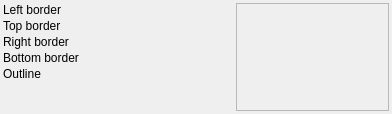
<ui version="4.0" >
 <class>uorBorderProp</class>
 <widget class="QWidget" name="uorBorderProp" >
  <property name="geometry" >
   <rect>
    <x>0</x>
    <y>0</y>
    <width>392</width>
    <height>114</height>
   </rect>
  </property>
  <property name="windowTitle" >
   <string>Form</string>
  </property>
  <layout class="QGridLayout" >
   <property name="margin" >
    <number>1</number>
   </property>
   <property name="spacing" >
    <number>1</number>
   </property>
   <item rowspan="2" row="0" column="0" >
    <layout class="QGridLayout" >
     <property name="margin" >
      <number>2</number>
     </property>
     <property name="spacing" >
      <number>2</number>
     </property>
     <item row="1" column="0" >
      <widget class="QLabel" name="m_labelTB" >
       <property name="sizePolicy" >
        <sizepolicy>
         <hsizetype>1</hsizetype>
         <vsizetype>1</vsizetype>
         <horstretch>0</horstretch>
         <verstretch>0</verstretch>
        </sizepolicy>
       </property>
       <property name="text" >
        <string>Top border</string>
       </property>
      </widget>
     </item>
     <item row="4" column="0" >
      <widget class="QLabel" name="m_labelOutline" >
       <property name="text" >
        <string>Outline</string>
       </property>
      </widget>
     </item>
     <item row="0" column="1" >
      <widget class="QFrame" name="m_leftBorderFrame" >
       <property name="frameShape" >
        <enum>QFrame::NoFrame</enum>
       </property>
       <property name="frameShadow" >
        <enum>QFrame::Plain</enum>
       </property>
       <property name="lineWidth" >
        <number>1</number>
       </property>
      </widget>
     </item>
     <item row="3" column="0" >
      <widget class="QLabel" name="m_labelBB" >
       <property name="text" >
        <string>Bottom border</string>
       </property>
      </widget>
     </item>
     <item row="4" column="1" >
      <widget class="QFrame" name="m_outlineBorderFrame" >
       <property name="frameShape" >
        <enum>QFrame::NoFrame</enum>
       </property>
       <property name="frameShadow" >
        <enum>QFrame::Raised</enum>
       </property>
      </widget>
     </item>
     <item row="2" column="0" >
      <widget class="QLabel" name="m_labelRB" >
       <property name="sizePolicy" >
        <sizepolicy>
         <hsizetype>1</hsizetype>
         <vsizetype>1</vsizetype>
         <horstretch>0</horstretch>
         <verstretch>0</verstretch>
        </sizepolicy>
       </property>
       <property name="text" >
        <string>Right border</string>
       </property>
      </widget>
     </item>
     <item row="3" column="1" >
      <widget class="QFrame" name="m_bottomBorderFrame" >
       <property name="frameShape" >
        <enum>QFrame::NoFrame</enum>
       </property>
       <property name="frameShadow" >
        <enum>QFrame::Raised</enum>
       </property>
      </widget>
     </item>
     <item row="1" column="1" >
      <widget class="QFrame" name="m_topBorderFrame" >
       <property name="frameShape" >
        <enum>QFrame::NoFrame</enum>
       </property>
       <property name="frameShadow" >
        <enum>QFrame::Raised</enum>
       </property>
      </widget>
     </item>
     <item row="2" column="1" >
      <widget class="QFrame" name="m_rightBorderFrame" >
       <property name="frameShape" >
        <enum>QFrame::NoFrame</enum>
       </property>
       <property name="frameShadow" >
        <enum>QFrame::Raised</enum>
       </property>
      </widget>
     </item>
     <item row="0" column="0" >
      <widget class="QLabel" name="m_labelLB" >
       <property name="sizePolicy" >
        <sizepolicy>
         <hsizetype>0</hsizetype>
         <vsizetype>0</vsizetype>
         <horstretch>0</horstretch>
         <verstretch>0</verstretch>
        </sizepolicy>
       </property>
       <property name="text" >
        <string>Left border</string>
       </property>
      </widget>
     </item>
     <item row="5" column="0" colspan="2" >
      <spacer>
       <property name="orientation" >
        <enum>Qt::Vertical</enum>
       </property>
       <property name="sizeHint" >
        <size>
         <width>20</width>
         <height>1</height>
        </size>
       </property>
      </spacer>
     </item>
     <item rowspan="6" row="0" column="2" >
      <widget class="QFrame" name="frame" >
       <property name="frameShape" >
        <enum>QFrame::StyledPanel</enum>
       </property>
       <property name="frameShadow" >
        <enum>QFrame::Raised</enum>
       </property>
      </widget>
     </item>
    </layout>
   </item>
  </layout>
 </widget>
 <resources/>
 <connections/>
</ui>
